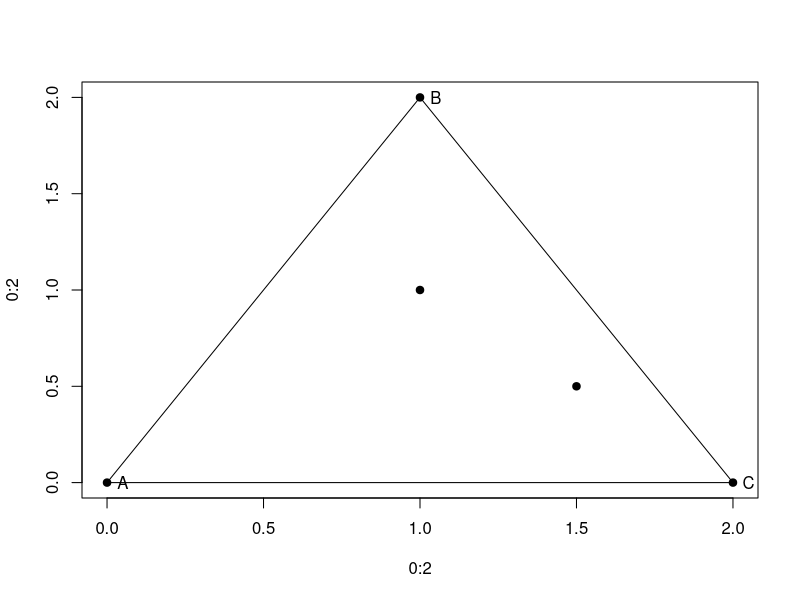

This figure's R source:
# Set up the triangle to start
plot(0:2, 0:2, type = "n")
x <- c(0, 1, 2)
y <- c(0, 2, 0)
points(x, y, pch = 19)
labels <- c("A", "B", "C")
text(x + 0.05, y, labels)
segments(0, 0, 2, 0)
segments(0, 0, 1, 2)
segments(1, 2, 2, 0)
points(1, 1, pch = 19)


# Start the game
startX <- 1
startY <- 1

myvertices <- c("A", "B", "C")

mysample <- sample(myvertices, 1)

# Update our graph
if(mysample == "A") {
  midX <- (startX + 0) / 2    # A is at X = 0
  midY <- (startY + 0) / 2    # A is at Y = 0
} else if(mysample == "B"){
  midX <- (startX + 1) / 2    # B is at X = 1
  midY <- (startY + 2) / 2    # B is at Y = 2
} else {
  midX <- (startX + 2) / 2    # C is at X = 2
  midY <- (startY + 0) / 2    # C is at Y = 0
}

# Plot a point
points(midX, midY, pch = 19)
startX <- midX
startY <- midY






#Example 1
for(i in 1:5) { print(i) }

#Example 2
for(index in seq(0, 10, 2)) { print(index) }

#Example 3
for(j in c(1, 12, 50)) {
  print(j)
  print(2 * j)
}

#Example 4
sum <- 0
for(k in 1:10) {
  sum <- sum + k
}
sum

#Example 5
sum <- 1
for(k in 2:10){
  sum[k] <- sum[k-1] + k
}
sum

#Example 6
m <- NULL
mymat <- matrix(1:25, nrow = 5, ncol = 5, byrow = TRUE)
for(i in 1:length(mymat[1, ])) {
  m[i] <- mean(mymat[, i])
}



# Practice 1

sum <- 0
for(index in 1:100) {
  sum <- sum + (index^2)
  print(sum)
}


# We could try walking through the first few steps of our loop to make sure
# it's doing what we want it to do.

sum <- 0   # Sum starts as 0

index <- 1  # First index is 1
  sum <- sum + (index^2)    # We add current sum of 0 to 1^2 to get 1
  print(sum)

  index <- 2  # Second index is 2
  sum <- sum + (index^2)   # We add current sum of 1 to 2^2 to get 5
  print(sum)

  index <- 3  # Third index is 3
  sum <- sum + (index^2)   # We add current sum of 5 to 3^2 to get 14
  print(sum)
  


